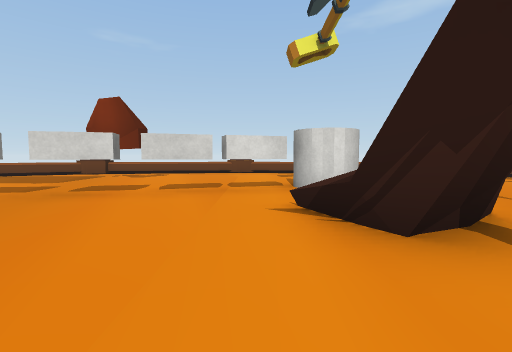
[1] (above)

20 first-person views from a walk through a 3-D level made in the Unity game engine. The camera is 0.54 m above the floor, tilts 4° down and sees 85° across. The floor is counted in squares, 1 m on a side. Each view is taken from the middle of a square. On the plan, view 1 faces up. The plan holds only what a view shows up to about 9 squares ahead; the rest is blank. The player is left out. Some surface patterns are stand-ins.

[2]
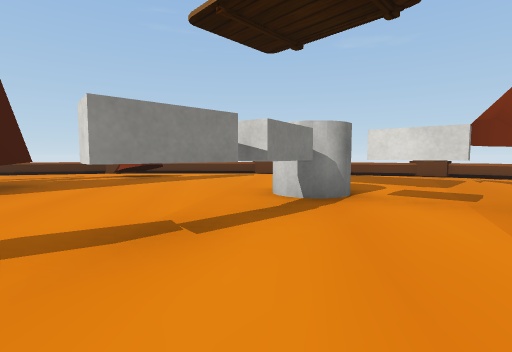

[3]
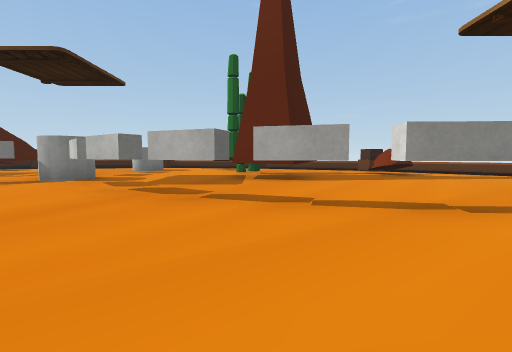

[4]
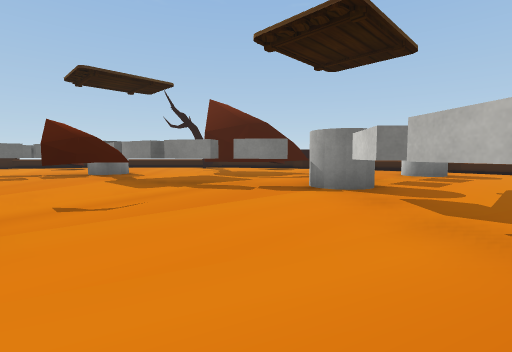

[5]
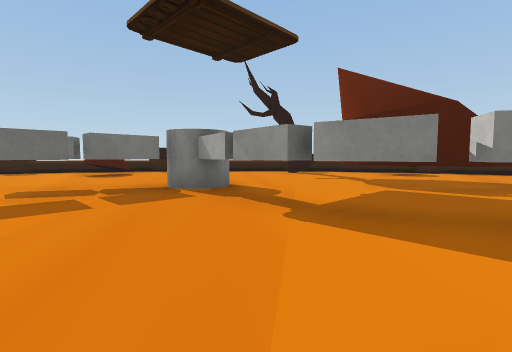

[6]
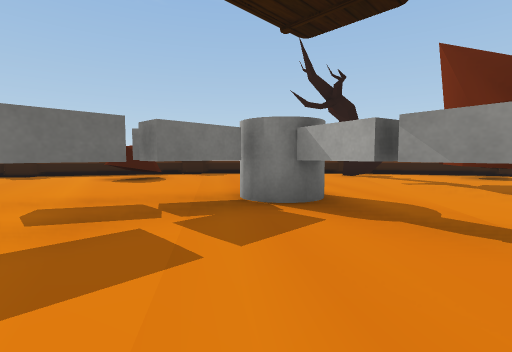

[7]
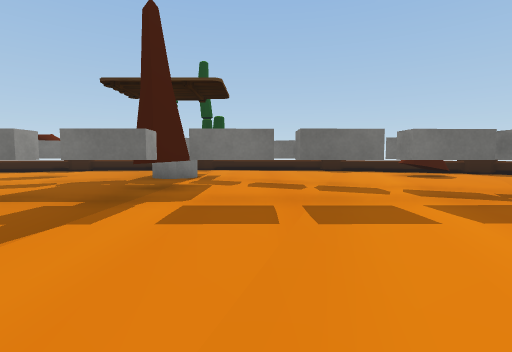

[8]
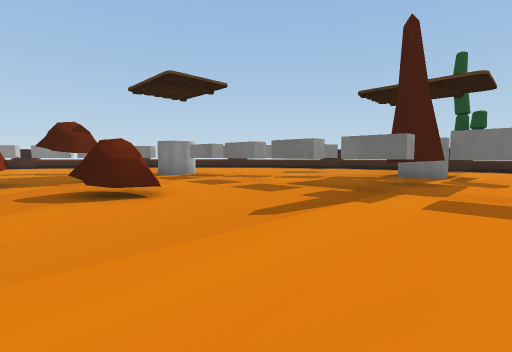

[9]
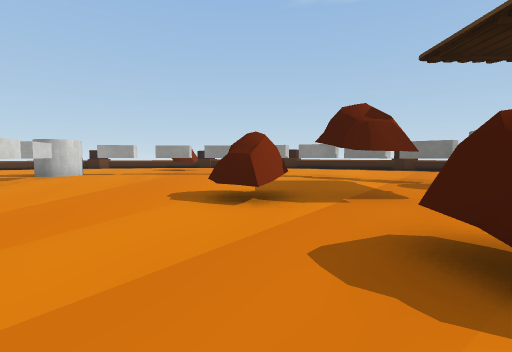

[10]
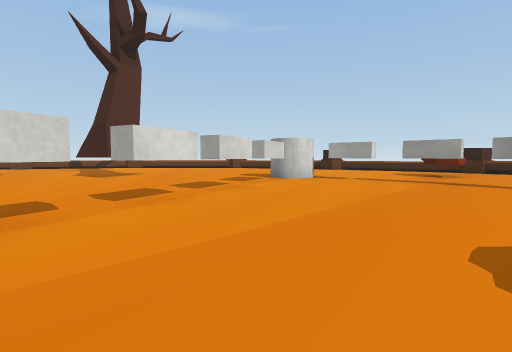

[11]
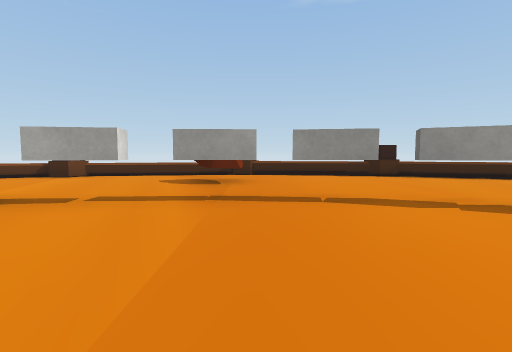

[12]
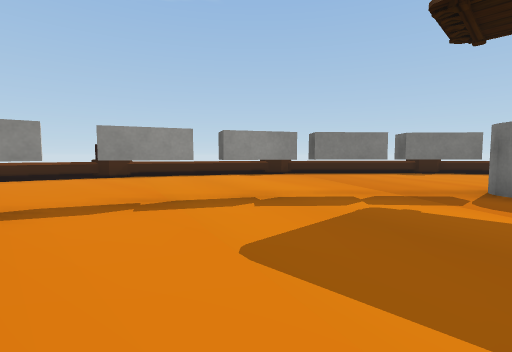

[13]
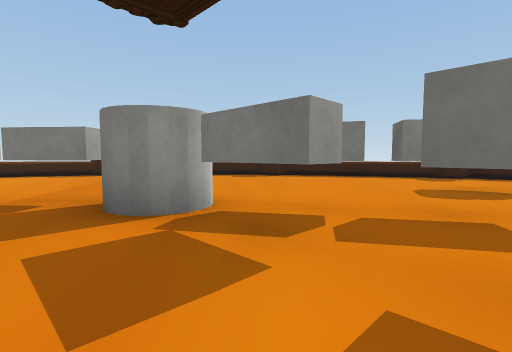

[14]
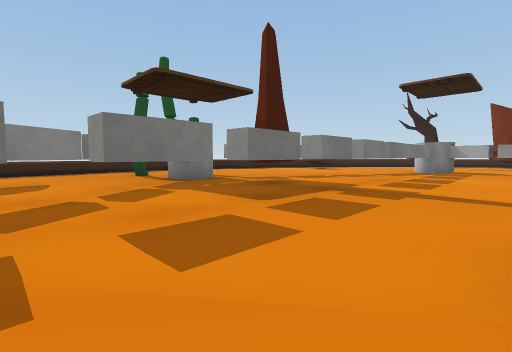

[15]
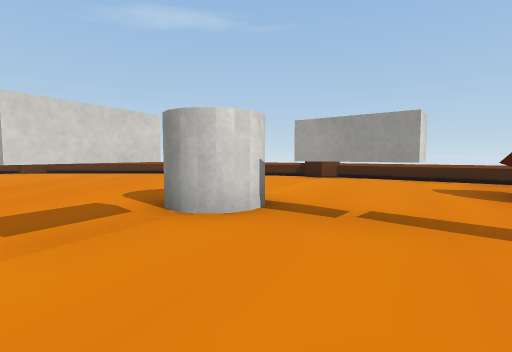

[16]
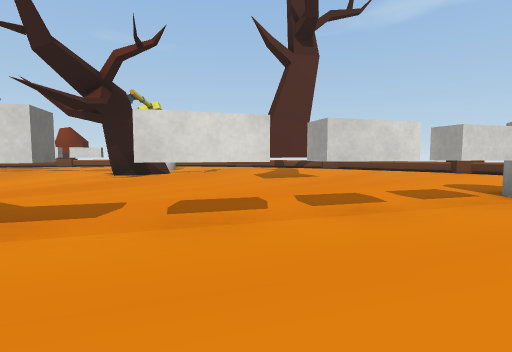

[17]
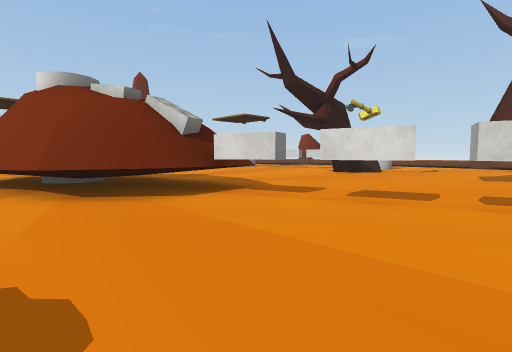

[18]
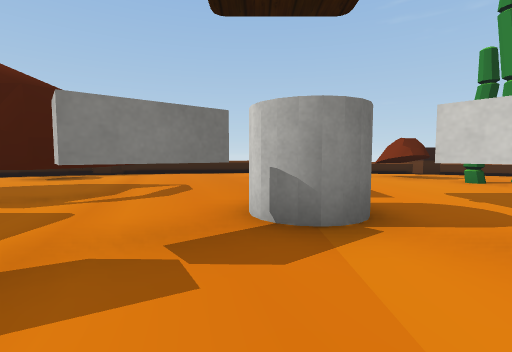

[19]
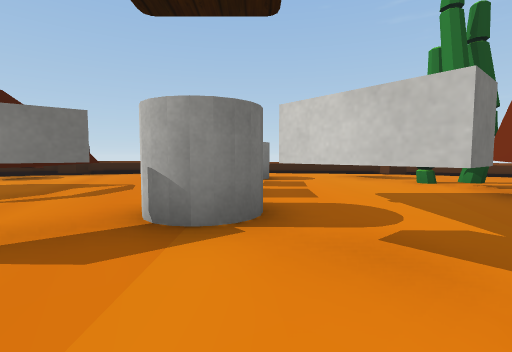

[20]
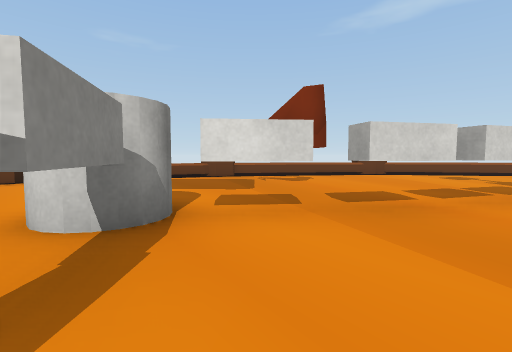

### Floor plan
Key: @ floor where view 1 was taken; # wall or solid block; . floor; = window, fence, low wall or low ledge; ^ raised ledge; F fence; R rock; B block; C cylinder; T tree; A cactus; O other object.
Columns run from 15 left of view 1 to 15 right of it. Each row starts with its distance up from view 1.
 10               FF
  9           F^^^FF^^^
  8         ==........
  7      FF  ..RR.....     FF
  6      ^F. ...#....      .##
  5    #=..........BCC ..  ..=
  4   O#.....CCBBBB.  ... ....^F
  3   OORR....B.....TT.........F
  2   ^.......B.....TT..TT.....^
  1  =........B.. ......TT.....
  0 F^...##...B.. .@....T.......^
 -1 F..AA##...B.................FF
 -2 ^RR.A....B..............C....^
 -3 ^........B.. ........BBBB....^
 -4 ^.......B...    ##BBB...B....^
 -5  .C   CB....    ##.......B.R.FF
 -6  .C...CB....   ###.......B...FF
 -7 ^......B..R.   #.........B...^
 -8 ^...RR..B... ......RR...B....^
 -9 ^... RR.B... ....RRRR...B....F
-10 FF.. ##..B.......R..R...B....F
-11 F^O. #..B..............B....^
-12  ^......B............CB.....^
-13   ^TT...CBBBBBBBBBBBBC.....F
-14   OOT.....BB .##..BB.......F
-15   O# .......BBO. B........^
-16       ..R.....OCC..O.....^
-17      ^..RR.....C..OO...FF
-18       F^......AAA.....^FF
-19         ^^F.  ......F^
-20           F^  ^ ^^^FF

Where each view was taken, in squares from view 1:
view 1: 0 up, 0 right, facing up
view 2: 0 up, 3 left, facing up-left
view 3: 1 down, 2 left, facing left
view 4: 3 down, 4 left, facing down-left
view 5: 8 down, 4 left, facing down-left
view 6: 10 down, 4 left, facing down-left
view 7: 9 down, 2 left, facing down
view 8: 8 down, 2 left, facing down-right
view 9: 8 down, 1 right, facing right
view 10: 7 down, 3 right, facing up-right
view 11: 6 down, 6 right, facing right
view 12: 7 down, 6 right, facing down-right
view 13: 11 down, 3 right, facing down-right
view 14: 10 down, 4 right, facing down-left
view 15: 5 down, 7 right, facing up-right
view 16: 6 down, 5 right, facing up
view 17: 7 down, 6 right, facing up-left
view 18: 6 down, 6 left, facing left
view 19: 5 down, 6 left, facing left
view 20: 1 up, 4 left, facing up
